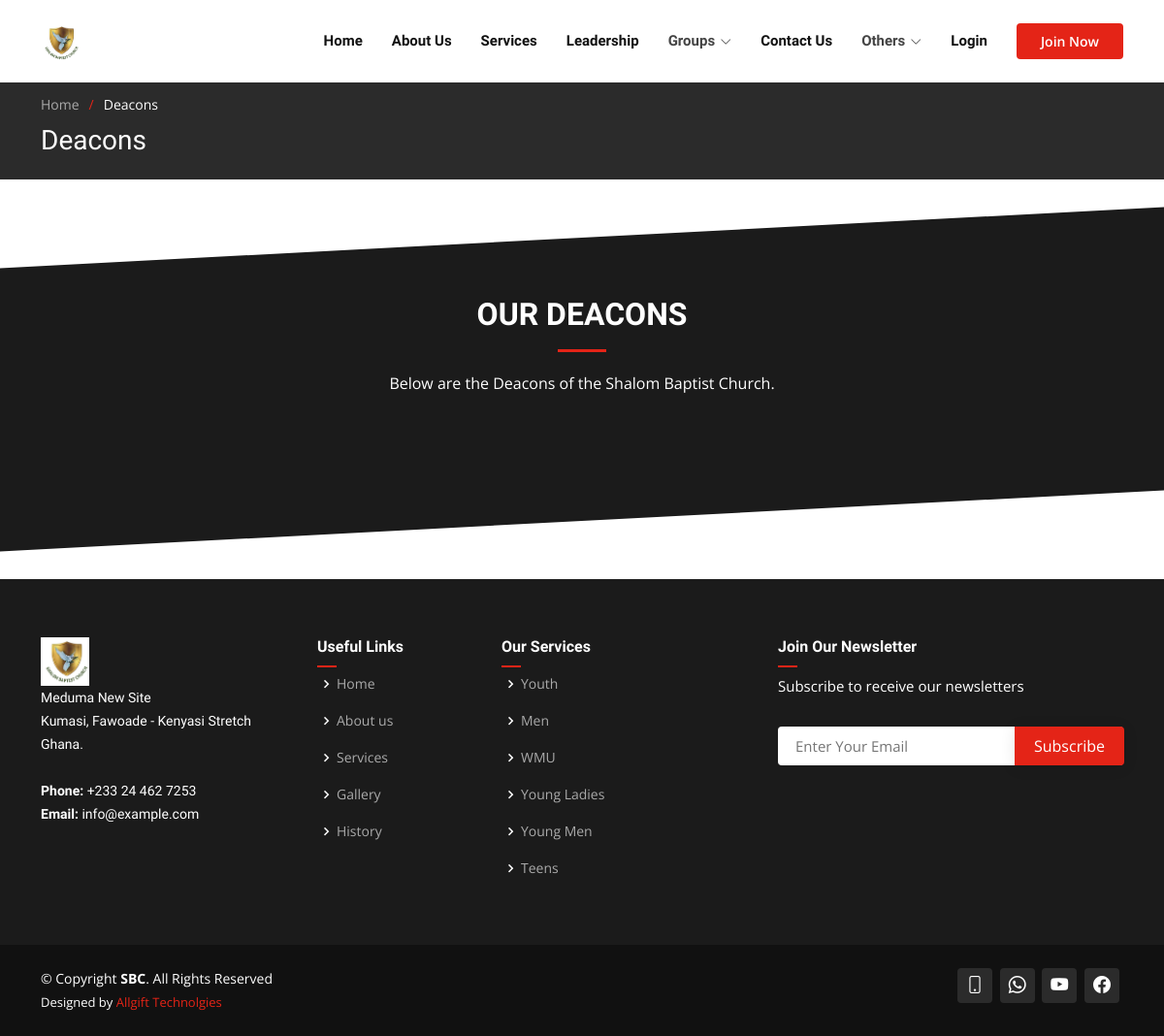
/deacons/, run on an earlier commit of the app's database.
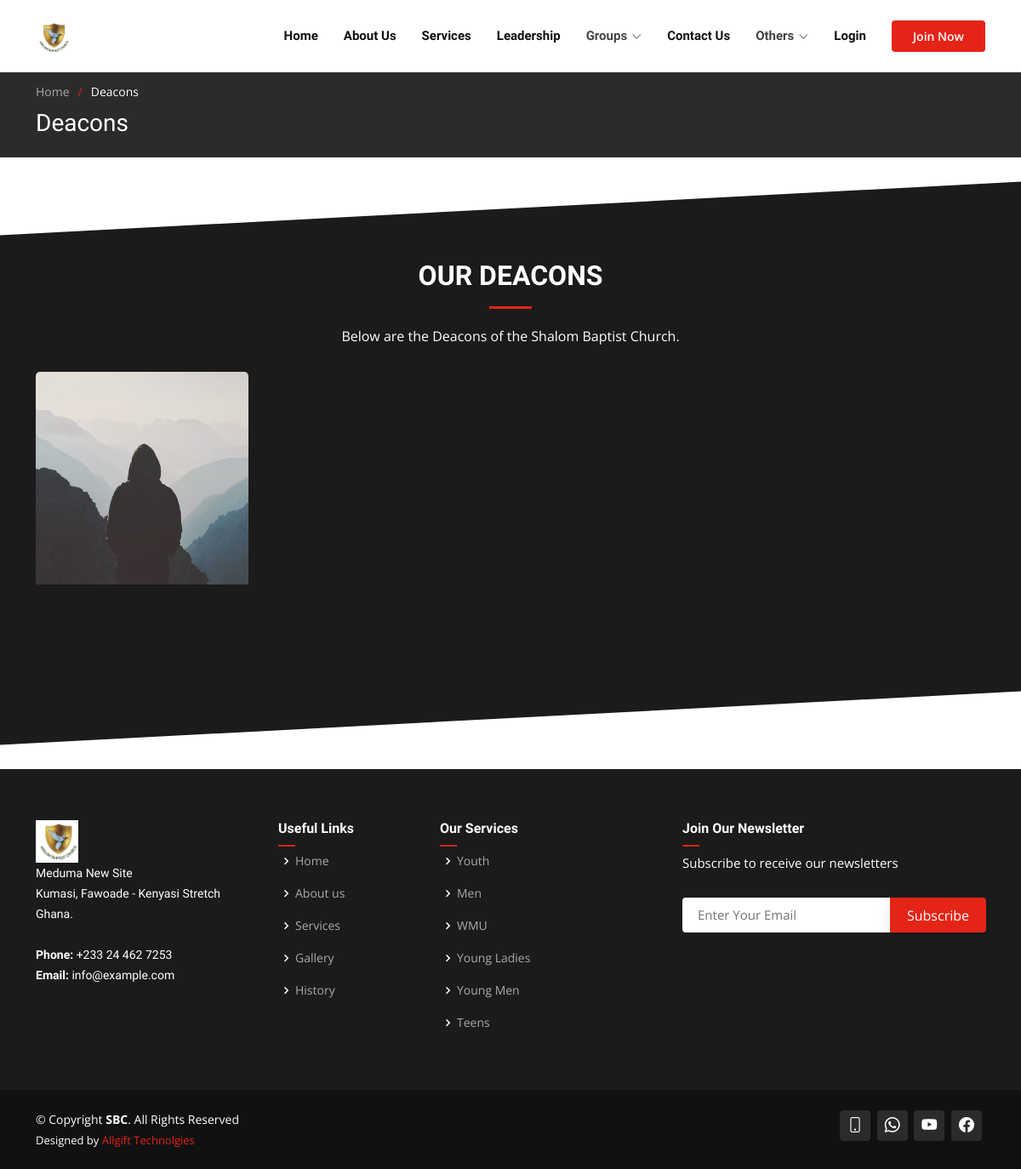
And on a later commit of the database.
### core/models.py (models this page shows, shortened)
class Auxiliaries(models.Model):
    name = models.CharField(max_length=255)
    designation = models.CharField(max_length=255, blank=True, null=True)
    about_us = models.TextField(blank=True, null=True)
    mission = models.TextField(blank=True, null=True)
    speech = models.TextField(blank=True, null=True)
    deacon = models.ImageField(default='group.png', upload_to='auxiliaries', blank=True, null=True)
    group_img = models.ImageField(default='group.png', upload_to='auxiliaries', blank=True, null=True)
    contribution_target = models.DecimalField(max_digits=8, decimal_places=2, blank=True, null=True)
    def get_absolute_url(self):
        return reverse('aux_details', args=[str(self.id)])

### authy/models.py (models this page shows, shortened)
class Profile(models.Model):
    user = models.OneToOneField(User, on_delete=models.CASCADE, related_name='profile')
    full_name = models.CharField(max_length=50)
    gender = models.CharField(max_length=50, choices=GENDER_CHOICES, null=True, blank=True)
    blood_group = models.CharField(max_length=50, choices=BLOOD_CHOICES, null=True, blank=True)
    place_of_residence = models.CharField(max_length=50)
    birth_date = models.DateField(null=True, blank=True)
    work_status = models.CharField(max_length=50, choices=WORK_STATUS_CHOICES, default='Student')
    organisation_name = models.CharField(max_length=50, null=True, blank=True)
    education_level = models.CharField(max_length=50, choices=EDUCATION_LEVEL_CHOICES, null=True, blank=True)
    image = models.ImageField(default='default.jpg', upload_to='profile_pics', null=True, blank=True)
    created = models.DateField(auto_now_add=True)
    hometown = models.CharField(max_length=50, null=True, blank=True)
    marital_status = models.CharField(max_length=20, choices=MARRIAGE_STATUS_CHOICE, default='Single')
    spouse = models.CharField(max_length=50, null=True, blank=True)
    no_of_children = models.IntegerField(null=True, blank=True)
    phone_no = models.CharField(max_length=20)
    email = models.CharField(max_length=50, null=True, blank=True)
    father_name = models.CharField(max_length=100, null=True, blank=True)
    father_alive = models.CharField(max_length=3, choices=YES_NO_CHOICES, default='Yes')
    mother_name = models.CharField(max_length=100, null=True, blank=True)
    mother_alive = models.CharField(max_length=3, choices=YES_NO_CHOICES, default='Yes')
    next_of_kin_contact = models.CharField(max_length=20, null=True, blank=True)
    date_joined = models.DateField(null=True, blank=True)
    baptism = models.CharField(max_length=10, choices=BAPTISM_CHOICES, default='Not Yet')
    family = models.ForeignKey(Family, on_delete=models.DO_NOTHING, null=True, blank=True, related_name='family')
    auxiliary = models.ForeignKey(Auxiliaries, on_delete=models.DO_NOTHING, null=True, blank=True)
    ministry = models.ForeignKey(Ministries, on_delete=models.DO_NOTHING, null=True, blank=True)
    is_deacon = models.BooleanField(default=False)
    is_council_member = models.BooleanField(default=False)

### core/views.py (the view)
# urls.py: path('deacons/', views.deacons_view, name='deacons'),
def deacons_view(request):
    auxiliaries = Auxiliaries.objects.all()
    families = Family.objects.all()
    ministries = Ministries.objects.all()
    deacons = Profile.objects.filter(is_deacon=True)
    context = {
        'deacons': deacons,
        'auxiliaries': auxiliaries,
        'families': families,
        'ministries': ministries,
    }
    return render(request, 'core/deacons.html', context)

### core/models.py (called while the page is built)
    def get_absolute_url(self):
        return reverse('family_details', args=[str(self.id)])

    def get_absolute_url(self):
        return reverse('min_details', args=[str(self.id)])

### templates/core/deacons.html (shortened to what this page needs)
{% extends 'base.html' %}
{% load static %}
{% load crispy_forms_tags %}
{% block content %}
    <section class="breadcrumbs">
      <div class="container">
        <ol>
          <li><a href="{% url 'home' %}">Home</a></li>
          <li>Deacons</li>
        </ol>
        <h2>Deacons</h2>
      </div>
    </section>
    <section id="team" class="team section-bg">
      <div class="container" data-aos="fade-up">
        <div class="section-title">
          <h2>Our Deacons</h2>
          <p>Below are the Deacons of the Shalom Baptist Church.</p>
        </div>
        <div class="row">
            {% for deacon in deacons %}
                <div class="col-lg-3 col-md-6 d-flex align-items-stretch">
            <div class="member" data-aos="fade-up" data-aos-delay="100">
              <div class="member-img">
                <img src="{{deacon.image.url}}" class="img-fluid" alt="">
              </div>
              <div class="member-info">
                <h4>{{deacon.full_name}}</h4>
              </div>
            </div>
          </div>
            {% empty %}
                <p style="text-align:center;">No Deacon Added Yet</p>
            {% endfor %}
        </div>
      </div>
    </section>
{% endblock content %}

### templates/base.html (shortened to what the changed rows need)
{% load static %}
<!DOCTYPE html>
<html lang="en">
<head>
  <link href="{% static 'assets/vendor/aos/aos.css' %}" rel="stylesheet">
  <link href="{% static 'assets/vendor/bootstrap/css/bootstrap.min.css' %}" rel="stylesheet">
  <link href="{% static 'assets/vendor/bootstrap-icons/bootstrap-icons.css' %}" rel="stylesheet">
  <link href="{% static 'assets/vendor/boxicons/css/boxicons.min.css' %}" rel="stylesheet">
  <link href="{% static 'assets/vendor/glightbox/css/glightbox.min.css' %}" rel="stylesheet">
  <link href="{% static 'assets/vendor/remixicon/remixicon.css' %}" rel="stylesheet">
  <link href="{% static 'assets/vendor/swiper/swiper-bundle.min.css' %}" rel="stylesheet">
  <link href="{% static 'assets/css/style.css' %}" rel="stylesheet">
</head>
<body>
  {% block content %}
  {% endblock content %}
  <footer id="footer">
    <div class="footer-top">
      <div class="container">
        <div class="row">
          <div class="col-lg-3 col-md-6 footer-links">
            <ul>
              {% for aux in auxiliaries%}
                <li><i class="bx bx-chevron-right"></i> <a href="{{aux.get_absolute_url}}">{{aux.name}}</a></li>
              {% endfor %}
            </ul>
          </div>
        </div>
      </div>
    </div>
  </footer>
</body>
</html>

What changed in the data, as far as the page shows it:
now on this page (row edited): Profile: image (placeholder picture)
